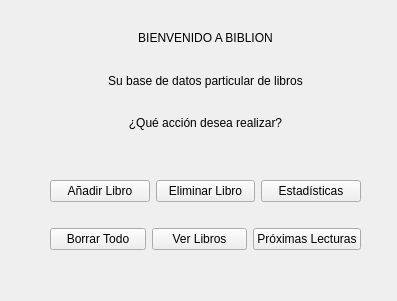
<?xml version="1.0" encoding="UTF-8"?>
<ui version="4.0">
 <class>BIBLION</class>
 <widget class="QWidget" name="BIBLION">
  <property name="geometry">
   <rect>
    <x>0</x>
    <y>0</y>
    <width>397</width>
    <height>301</height>
   </rect>
  </property>
  <property name="windowTitle">
   <string>BIBLION</string>
  </property>
  <property name="windowIcon">
   <iconset>
    <normaloff>pixil-frame-0 (4).png</normaloff>pixil-frame-0 (4).png</iconset>
  </property>
  <widget class="QWidget" name="layoutWidget">
   <property name="geometry">
    <rect>
     <x>100</x>
     <y>20</y>
     <width>211</width>
     <height>121</height>
    </rect>
   </property>
   <layout class="QVBoxLayout" name="verticalLayout">
    <item>
     <widget class="QLabel" name="label">
      <property name="text">
       <string>BIENVENIDO A BIBLION</string>
      </property>
      <property name="alignment">
       <set>Qt::AlignCenter</set>
      </property>
     </widget>
    </item>
    <item>
     <widget class="QLabel" name="label_2">
      <property name="text">
       <string>Su base de datos particular de libros</string>
      </property>
      <property name="alignment">
       <set>Qt::AlignCenter</set>
      </property>
     </widget>
    </item>
    <item>
     <widget class="QLabel" name="label_3">
      <property name="text">
       <string>¿Qué acción desea realizar?</string>
      </property>
      <property name="alignment">
       <set>Qt::AlignCenter</set>
      </property>
     </widget>
    </item>
   </layout>
  </widget>
  <widget class="QWidget" name="layoutWidget">
   <property name="geometry">
    <rect>
     <x>50</x>
     <y>160</y>
     <width>311</width>
     <height>111</height>
    </rect>
   </property>
   <layout class="QVBoxLayout" name="verticalLayout_2">
    <item>
     <layout class="QHBoxLayout" name="horizontalLayout">
      <item>
       <widget class="QPushButton" name="boton_aniadir">
        <property name="text">
         <string>Añadir Libro</string>
        </property>
       </widget>
      </item>
      <item>
       <widget class="QPushButton" name="boton_eliminar">
        <property name="text">
         <string>Eliminar Libro</string>
        </property>
       </widget>
      </item>
      <item>
       <widget class="QPushButton" name="boton_estadisticas">
        <property name="text">
         <string>Estadísticas</string>
        </property>
       </widget>
      </item>
     </layout>
    </item>
    <item>
     <layout class="QHBoxLayout" name="horizontalLayout_2">
      <item>
       <widget class="QPushButton" name="boton_borrar">
        <property name="text">
         <string>Borrar Todo</string>
        </property>
       </widget>
      </item>
      <item>
       <widget class="QPushButton" name="boton_ver">
        <property name="text">
         <string>Ver Libros</string>
        </property>
       </widget>
      </item>
      <item>
       <widget class="QPushButton" name="boton_lecturas">
        <property name="text">
         <string>Próximas Lecturas</string>
        </property>
       </widget>
      </item>
     </layout>
    </item>
   </layout>
  </widget>
 </widget>
 <resources/>
 <connections/>
</ui>
